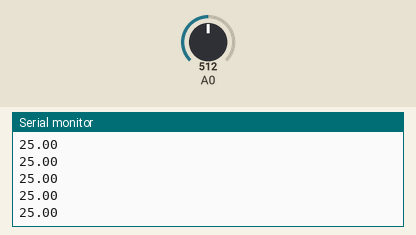
The sketch below on a simulated Arduino Uno, built with avr-gcc and run on an emulated ATmega328P. Shown: the last lines printed to the serial monitor. Inputs (shaded band) come from the test bench; at power-on: A0 = 512.

Above: at 1.2 s.
1.3 s: A0 set to 0
At 1.32 s:
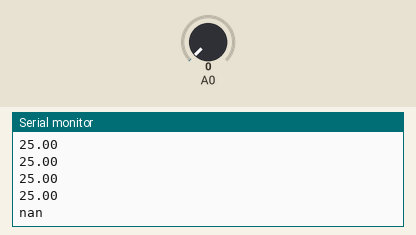
3.2 s: A0 set to 122
At 3.22 s:
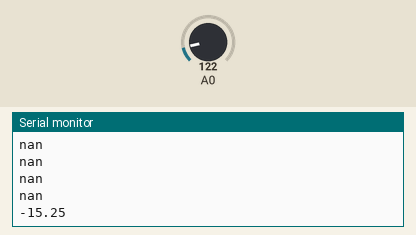

The sketch:

NTC.ino
```cpp
#include <math.h>

void setup()
{
  Serial.begin(9600);
}
double Termistor(int analogOkuma)
{
  double sicaklik;
  sicaklik=log(((10240000/analogOkuma)-10000));
  sicaklik= 1/(0.001129148+(0.000234125+(0.0000000876741*sicaklik*sicaklik))*sicaklik);
  sicaklik=sicaklik-273.15;
  return sicaklik;
}
void loop()
{
 int deger;
double sicaklik;
deger=analogRead(A0);
sicaklik=Termistor(deger);
Serial.println(sicaklik);
delay(100);
}
```

Measured:
- after the input at 1.3 s, the serial monitor: prints a new line at once (image 1)
- after the input at 3.2 s, the serial monitor: prints a new line at once (image 2)
